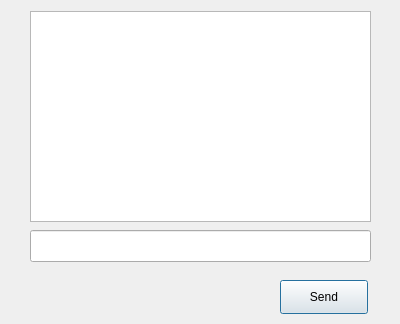
<?xml version="1.0" encoding="UTF-8"?>
<ui version="4.0">
 <class>Dialog</class>
 <widget class="QDialog" name="Dialog">
  <property name="geometry">
   <rect>
    <x>0</x>
    <y>0</y>
    <width>400</width>
    <height>324</height>
   </rect>
  </property>
  <property name="windowTitle">
   <string>Dialog</string>
  </property>
  <widget class="QTextBrowser" name="textBrowser">
   <property name="geometry">
    <rect>
     <x>30</x>
     <y>11</y>
     <width>341</width>
     <height>211</height>
    </rect>
   </property>
  </widget>
  <widget class="QPushButton" name="pushButton">
   <property name="geometry">
    <rect>
     <x>280</x>
     <y>280</y>
     <width>88</width>
     <height>34</height>
    </rect>
   </property>
   <property name="text">
    <string>Send</string>
   </property>
  </widget>
  <widget class="QLineEdit" name="lineEdit">
   <property name="geometry">
    <rect>
     <x>30</x>
     <y>230</y>
     <width>341</width>
     <height>32</height>
    </rect>
   </property>
  </widget>
 </widget>
 <resources/>
 <connections/>
</ui>
